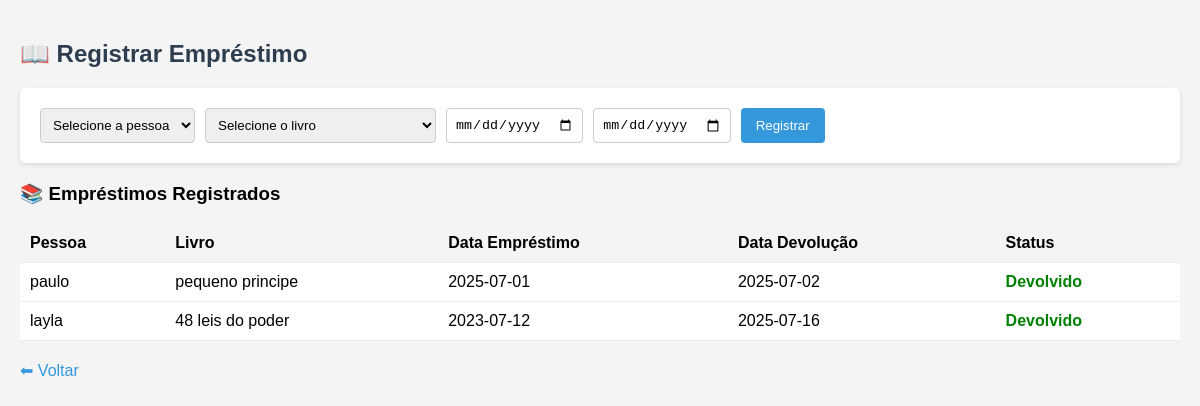
The app's page /emprestimos, older data.
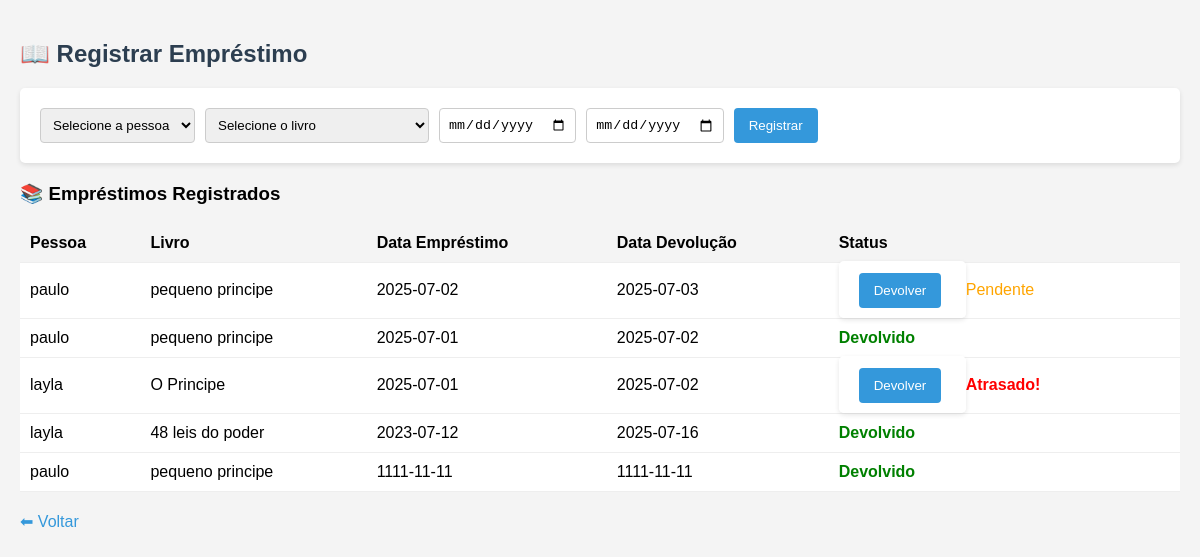
The same page, newer data.
### tables this page shows
CREATE TABLE emprestimos (
            id INTEGER PRIMARY KEY AUTOINCREMENT,
            livro_id INTEGER,
            pessoa_id INTEGER,
            data_emprestimo TEXT,
            data_devolucao TEXT,
            devolvido INTEGER DEFAULT 0,
            FOREIGN KEY (livro_id) REFERENCES livros(id),
            FOREIGN KEY (pessoa_id) REFERENCES pessoas(id)
        );

CREATE TABLE pessoas (
            id INTEGER PRIMARY KEY AUTOINCREMENT,
            nome TEXT NOT NULL,
            contato TEXT
        , data_retirada TEXT, hora_retirada TEXT);

CREATE TABLE livros (
            id INTEGER PRIMARY KEY AUTOINCREMENT,
            titulo TEXT NOT NULL,
            autor TEXT,
            categoria TEXT,
            disponivel INTEGER DEFAULT 1
        , quantidade INTEGER DEFAULT 1);

### app.py (the view, shortened to what this page needs)
@app.route('/emprestimos', methods=['GET', 'POST'])
def emprestimos():
    conn = get_db_connection()
    cursor = conn.cursor()
    emprestimos = cursor.execute('''
        SELECT e.*, p.nome as pessoa_nome, l.titulo as livro_titulo
        FROM emprestimos e
        JOIN pessoas p ON e.pessoa_id = p.id
        JOIN livros l ON e.livro_id = l.id
        ORDER BY e.data_emprestimo DESC
    ''').fetchall()
    emprestimos_list = []
    for emp in emprestimos:
        emp_dict = dict(emp)
        if not emp_dict['devolvido']:
            emp_dict['atrasado'] = date.today().isoformat() > emp_dict['data_devolucao']
        else:
            emp_dict['atrasado'] = False
        emprestimos_list.append(emp_dict)
    livros = cursor.execute('SELECT * FROM livros WHERE quantidade > 0').fetchall()
    pessoas = cursor.execute('SELECT * FROM pessoas').fetchall()
    conn.close()
    return render_template('emprestimos.html', emprestimos=emprestimos_list, livros=livros, pessoas=pessoas)

### app.py (called while the page is built)
def get_db_connection():
    conn = sqlite3.connect('database.db')
    conn.row_factory = sqlite3.Row
    return conn

### templates/emprestimos.html (shortened to what this page needs)
<!DOCTYPE html>
<html lang="pt-br">
<head>
  <link rel="stylesheet" href="{{ url_for('static', filename='style.css') }}">
</head>
<body>
  <h2>📖 Registrar Empréstimo</h2>
  <form action="{{ url_for('emprestimos') }}" method="post">
    <select name="pessoa_id" required>
      <option value="">Selecione a pessoa</option>
    </select>
    <select name="livro_id" required>
      <option value="">Selecione o livro</option>
    </select>
    <input type="date" name="data_emprestimo" required>
    <input type="date" name="data_devolucao" required>
    <button type="submit">Registrar</button>
  </form>
  <h3>📚 Empréstimos Registrados</h3>
  <table>
    <thead>
      <tr>
        <th>Pessoa</th>
        <th>Livro</th>
        <th>Data Empréstimo</th>
        <th>Data Devolução</th>
        <th>Status</th>
      </tr>
    </thead>
    <tbody>
      {% if emprestimos %}
        {% for emp in emprestimos %}
        <tr>
          <td>{{ emp['pessoa_nome'] }}</td>
          <td>{{ emp['livro_titulo'] }}</td>
          <td>{{ emp['data_emprestimo'] }}</td>
          <td>{{ emp['data_devolucao'] }}</td>
          <td>
            {% if emp['devolvido'] %}
              <span class="devolvido">Devolvido</span>
            {% else %}
              <form action="{{ url_for('devolver_emprestimo', emprestimo_id=emp['id']) }}" method="post" style="display:inline;">
                <button type="submit" onclick="return confirm('Confirmar devolução?')">Devolver</button>
              </form>
              {% if emp['atrasado'] %}
                <span class="atrasado">Atrasado!</span>
              {% else %}
                <span class="pendente">Pendente</span>
              {% endif %}
            {% endif %}
          </td>
        </tr>
        {% endfor %}
      {% else %}
        <tr>
          <td colspan="5">Nenhum empréstimo registrado.</td>
        </tr>
      {% endif %}
    </tbody>
  </table>
  <a href="/">⬅ Voltar</a>
</body>
</html>

### templates/emprestimos.html (style rules this page uses)
body { font-family: Arial, sans-serif; background: #f4f4f4; margin: 0; padding: 20px; }
h2 { color: #2c3e50; }
form { background: #fff; padding: 20px; border-radius: 5px; box-shadow: 0 2px 5px rgba(0,0,0,0.1); margin-bottom: 20px; display: flex; flex-wrap: wrap; gap: 10px; align-items: flex-end; }
select, input[type="date"] { padding: 8px; border-radius: 4px; border: 1px solid #ccc; }
button { background: #3498db; color: #fff; border: none; padding: 10px 15px; border-radius: 4px; cursor: pointer; }
table { width: 100%; border-collapse: collapse; background: #fff; margin-bottom: 20px; }
th, td { padding: 10px; border-bottom: 1px solid #eee; text-align: left; }
th { background: #f4f4f4; }
.devolvido { color: green; font-weight: bold; }
.pendente { color: orange; }
.atrasado { color: red; font-weight: bold; }
a { text-decoration: none; color: #3498db; }

Row changes from the older to the newer data that the page shows:
added emprestimos: pessoa_nome "paulo", livro_titulo "pequeno principe", data_emprestimo "2025-07-02", data_devolucao "2025-07-03", shows "Pendente"
added emprestimos: pessoa_nome "layla", livro_titulo "O Principe", data_emprestimo "2025-07-01", data_devolucao "2025-07-02", shows "Atrasado!"
added emprestimos: pessoa_nome "paulo", livro_titulo "pequeno principe", data_emprestimo "1111-11-11", data_devolucao "1111-11-11", devolvido "Devolvido"
